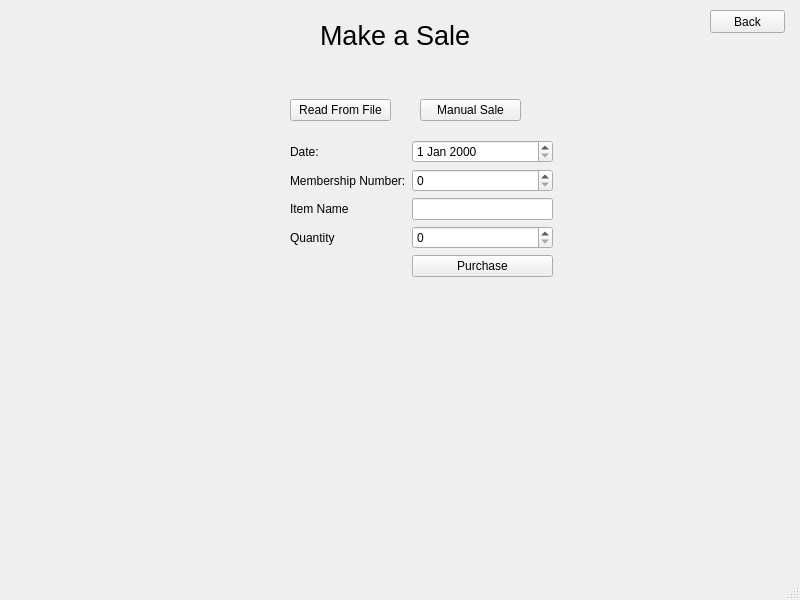
<?xml version="1.0" encoding="UTF-8"?>
<ui version="4.0">
 <class>make_sale</class>
 <widget class="QMainWindow" name="make_sale">
  <property name="geometry">
   <rect>
    <x>0</x>
    <y>0</y>
    <width>800</width>
    <height>600</height>
   </rect>
  </property>
  <property name="windowTitle">
   <string>make_sale</string>
  </property>
  <widget class="QWidget" name="centralwidget">
   <widget class="QWidget" name="horizontalLayoutWidget">
    <property name="geometry">
     <rect>
      <x>320</x>
      <y>10</y>
      <width>181</width>
      <height>51</height>
     </rect>
    </property>
    <layout class="QHBoxLayout" name="titleLayout">
     <item>
      <widget class="QLabel" name="Title">
       <property name="font">
        <font>
         <pointsize>20</pointsize>
        </font>
       </property>
       <property name="text">
        <string>Make a Sale</string>
       </property>
      </widget>
     </item>
    </layout>
   </widget>
   <widget class="QWidget" name="formLayoutWidget">
    <property name="geometry">
     <rect>
      <x>290</x>
      <y>140</y>
      <width>263</width>
      <height>244</height>
     </rect>
    </property>
    <layout class="QFormLayout" name="saleLayout">
     <item row="0" column="0">
      <widget class="QLabel" name="dateLabel">
       <property name="text">
        <string>Date: </string>
       </property>
      </widget>
     </item>
     <item row="0" column="1">
      <widget class="QDateEdit" name="date"/>
     </item>
     <item row="1" column="0">
      <widget class="QLabel" name="idLabel">
       <property name="text">
        <string>Membership Number:</string>
       </property>
      </widget>
     </item>
     <item row="1" column="1">
      <widget class="QSpinBox" name="Id">
       <property name="maximum">
        <number>9999999</number>
       </property>
      </widget>
     </item>
     <item row="2" column="0">
      <widget class="QLabel" name="nameLabel">
       <property name="text">
        <string>Item Name</string>
       </property>
      </widget>
     </item>
     <item row="2" column="1">
      <widget class="QLineEdit" name="itemName"/>
     </item>
     <item row="3" column="0">
      <widget class="QLabel" name="quantityLabel">
       <property name="text">
        <string>Quantity</string>
       </property>
      </widget>
     </item>
     <item row="3" column="1">
      <widget class="QSpinBox" name="quantity">
       <property name="maximum">
        <number>100</number>
       </property>
      </widget>
     </item>
     <item row="4" column="1">
      <layout class="QHBoxLayout" name="submitLayout">
       <item>
        <widget class="QPushButton" name="makePurchase">
         <property name="text">
          <string>Purchase</string>
         </property>
        </widget>
       </item>
      </layout>
     </item>
    </layout>
   </widget>
   <widget class="QWidget" name="verticalLayoutWidget">
    <property name="geometry">
     <rect>
      <x>290</x>
      <y>90</y>
      <width>101</width>
      <height>41</height>
     </rect>
    </property>
    <layout class="QVBoxLayout" name="fileLayout">
     <item>
      <widget class="QPushButton" name="fileInput">
       <property name="text">
        <string>Read From File</string>
       </property>
      </widget>
     </item>
    </layout>
   </widget>
   <widget class="QWidget" name="verticalLayoutWidget_2">
    <property name="geometry">
     <rect>
      <x>420</x>
      <y>90</y>
      <width>101</width>
      <height>41</height>
     </rect>
    </property>
    <layout class="QVBoxLayout" name="manualLayout">
     <item>
      <widget class="QPushButton" name="manualSale">
       <property name="text">
        <string>Manual Sale</string>
       </property>
      </widget>
     </item>
    </layout>
   </widget>
   <widget class="QPushButton" name="back">
    <property name="geometry">
     <rect>
      <x>710</x>
      <y>10</y>
      <width>75</width>
      <height>23</height>
     </rect>
    </property>
    <property name="text">
     <string>Back</string>
    </property>
   </widget>
  </widget>
  <widget class="QMenuBar" name="menubar">
   <property name="geometry">
    <rect>
     <x>0</x>
     <y>0</y>
     <width>800</width>
     <height>21</height>
    </rect>
   </property>
  </widget>
  <widget class="QStatusBar" name="statusbar"/>
 </widget>
 <resources/>
 <connections/>
</ui>
